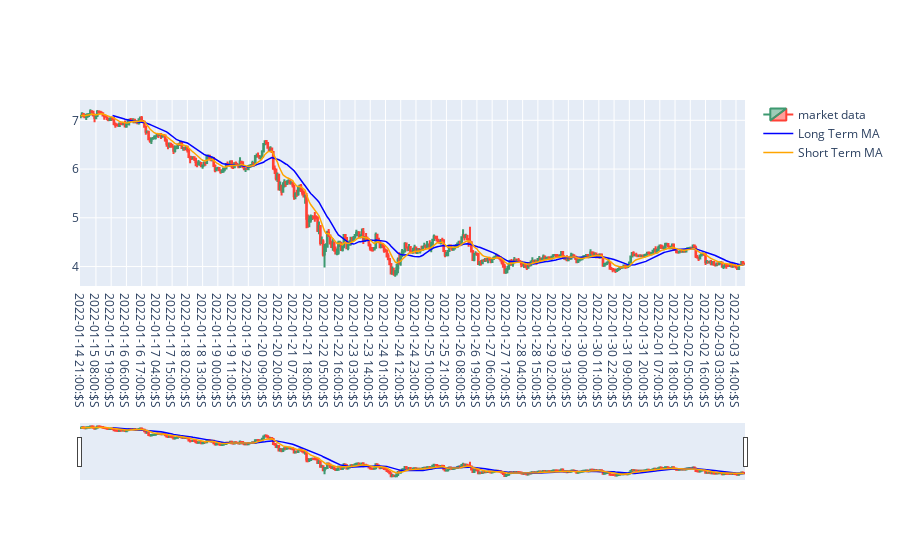

The code cell stored with this chart in its notebook:
### Code cell
# plot this bad boy
fig = go.Figure()

fig.add_trace(go.Candlestick(x=df.index, open=df['open'], high=df['high'], low=df['low'], close=df['close'], name='market data'))
fig.add_trace(go.Scatter(x=df.index, y=df['MA20'], line={'color': 'blue','width': 1.5}, name='Long Term MA'))
fig.add_trace(go.Scatter(x=df.index, y=df['MA5'], line={'color': 'orange','width': 1.5}, name='Short Term MA'))

fig.show()

### Figure 1 — Plotly figure (JSON) as saved in the notebook; plotly's stock layout.template omitted (floating-point values rounded to 4 significant figures; data arrays with more than 128 entries replaced by an {"elided": "..."} marker saying what was removed)
{"data": [{"close": {"elided": "480 float values"}, "high": {"elided": "480 float values"}, "low": {"elided": "480 float values"}, "name": "market data", "open": {"elided": "480 float values"}, "type": "candlestick", "x": {"elided": "480 str values"}}, {"line": {"color": "blue", "width": 1.5}, "name": "Long Term MA", "type": "scatter", "x": {"elided": "480 str values"}, "y": {"elided": "480 float values"}}, {"line": {"color": "orange", "width": 1.5}, "name": "Short Term MA", "type": "scatter", "x": {"elided": "480 str values"}, "y": {"elided": "480 float values"}}], "layout": {}}
